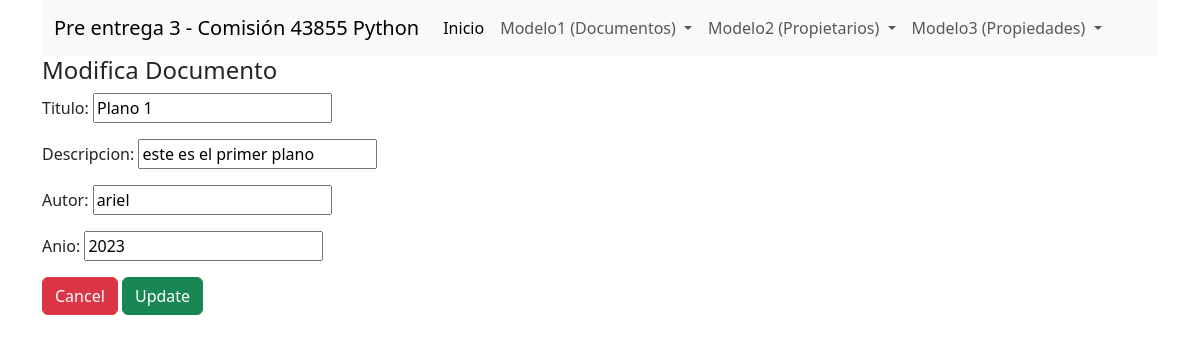
The page /update-Docs/19 on the database its author committed.
### crud/models.py (models this page shows)
class Documento(models.Model):
    titulo = models.CharField(db_column='titulo', max_length=100, blank=False)
    descripcion = models.CharField(db_column='descripcion', max_length=100, blank=False)
    autor = models.CharField(db_column='autor', max_length=100, blank=False)
    anio = models.IntegerField(db_column='anio',blank=False, default=2023)

### crud/views.py (the view, shortened to what this page needs)
# urls.py: path('update-Docs/<int:id>', views.updateDocs, name='updateDocs'),
def updateDocs(request, id):
    doc = Documento.objects.get(id=id)
    form = DocForm(initial={'titulo': doc.titulo, 'descripcion': doc.descripcion, 'autor': doc.autor, 'anio': doc.anio})
    return render(request,'docupdate.html',{'form':form})

### crud/forms.py
class DocForm(ModelForm):
    class Meta:
        model = Documento
        fields = '__all__'

### crud/templates/docupdate.html (shortened to what this page needs)
{% extends "base.html" %}
{% block content %}
<div class="container">
<div class="card-body">
    <h4>Modifica Documento</h4>
    <form method="post">
        {{form.as_p}}
        <a type="button" class="btn btn-danger" href="{%url 'listarDocs' %}">Cancel</a>
        <button type="submit" class="btn btn-success">Update</button>
    </form>
</div>
</div>
{% endblock %}

### rows shown on the page
Documento: titulo "Plano 1", descripcion "este es el primer plano", autor "ariel", anio "2023"
